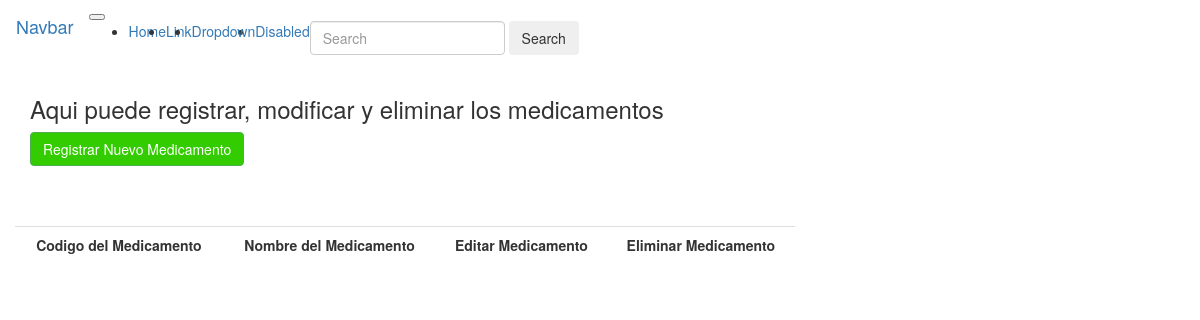
The app's page /citasyconsultas/gestionMedicamento/, older data.
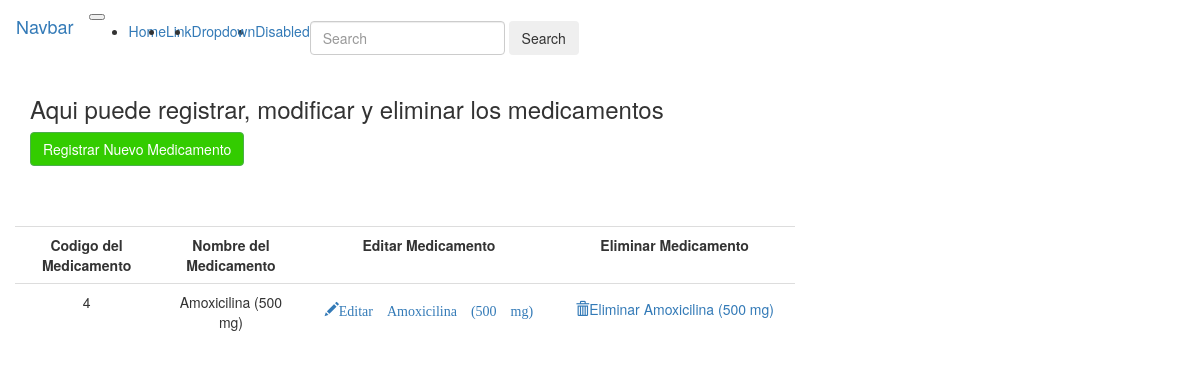
The same page, newer data.
### citasyconsultas/models.py (models this page shows, shortened)
class Medicamento(models.Model):
	codMedicamento=models.IntegerField(help_text="Ingrese el codigo del Medicamento",primary_key = True)
	nomMedicamento=models.CharField(max_length=200,help_text="Ingrese el nombre del Medicamento")

### citasyconsultas/views.py (the view)
# urls.py: path('gestionMedicamento/', ListadoMedicamento.as_view(), name='listado_medicamento'),
class ListadoMedicamento(ListView):
    model = Medicamento
    template_name = 'citasyconsultas/gestionMedicamento.html'
    context_object_name = 'medicamentos'

### templates/citasyconsultas/gestionMedicamento.html (shortened to what this page needs)
{% extends 'base/base.html'%}
{% block content %}
<h3>Aqui puede registrar, modificar y eliminar los medicamentos</h3>
<div class="container">
	<div class="row">
	<a onclick="return abrir_modal('{% url 'citasyconsultas:crear_medicamento' %}', 'Crear medicamento')" class="btn btn-success" style="color:white; background-color:#33CC00">
   Registrar Nuevo Medicamento
		</a>
	</div>
</div>
<br><br><br>
<div class="row text-center">
<table  class="table ">
		<tr style="text-align: center">
			<th style="text-align: center">Codigo del Medicamento</th>
			<th style="text-align: center">Nombre del Medicamento</th>
			<th style="text-align: center">Editar Medicamento</th>
            <th style="text-align: center">Eliminar Medicamento</th>
		</tr>
		{% for med in medicamentos %}
					<tr>
						<td>{{med.codMedicamento}}</td>
						<td>{{med.nomMedicamento}}</td>
						<td style="text-align:center;">
							<a href="#" onclick="return abrir_modal('{% url 'citasyconsultas:modificar_medicamento' med.pk %}', 'Modificar/{{ med.codMedicamento }}')" class="btn"><span class="glyphicon glyphicon-pencil">Editar {{med.nomMedicamento}}</a>
							</td>
						<td style="text-align:center;">
							<a href="#" onclick="return abrir_modal('{% url 'citasyconsultas:eliminar_medicamento' med.pk %}', 'Emiminar/{{ med.codMedicamento}}')" class="btn"><span class="glyphicon glyphicon-trash"></span>Eliminar {{med.nomMedicamento}}</a
								td>
					</tr>
		{% endfor %}
	</table>
</div>
</div>
{% endblock %}

### templates/base/base.html (shortened to what this page needs)
{% load static %}
<!doctype html>
<html>
<head>
        <link rel="stylesheet" href="../../static/css/bootstrap.min.css">
        <link rel="stylesheet" type="text/css" href="//maxcdn.bootstrapcdn.com/bootstrap/3.3.4/css/bootstrap.min.css">
        <link rel="stylesheet" type="text/css" href="{% static 'css/jquery-ui.css' %}">
        <link rel="stylesheet" type="text/css" href="{% static 'css/jquery.dataTables.min.css'  %}"/>
</head>
<body>
<div>
  <nav class="navbar navbar-expand-lg navbar-light bg-light">
  <a class="navbar-brand" href="#">Navbar</a>
  <button class="navbar-toggler" type="button" data-toggle="collapse" data-target="#navbarSupportedContent" aria-controls="navbarSupportedContent" aria-expanded="false" aria-label="Toggle navigation">
  </button>
  <div class="collapse navbar-collapse" id="navbarSupportedContent">
    <ul class="navbar-nav mr-auto">
      <li class="nav-item active">
        <a class="nav-link" href="#">Home <span class="sr-only">(current)</span></a>
      </li>
      <li class="nav-item">
        <a class="nav-link" href="#">Link</a>
      </li>
      <li class="nav-item dropdown">
        <a class="nav-link dropdown-toggle" href="#" id="navbarDropdown" role="button" data-toggle="dropdown" aria-haspopup="true" aria-expanded="false">
          Dropdown
        </a>
      </li>
      <li class="nav-item">
        <a class="nav-link disabled" href="#">Disabled</a>
      </li>
    </ul>
    <form class="form-inline my-2 my-lg-0">
      <input class="form-control mr-sm-2" type="search" placeholder="Search" aria-label="Search">
      <button class="btn btn-outline-success my-2 my-sm-0" type="submit">Search</button>
    </form>
  </div>
</nav>
</div>
<body>
    <div class="content container">
        <div class="row">
            <div class="col-md-8">
            {% block content %}
            {% endblock %}
            </div>
        </div>
</body>
</body>
</html>

Row changes from the older to the newer data that the page shows:
added Medicamento: codMedicamento "4", nomMedicamento "Amoxicilina (500 mg)"
